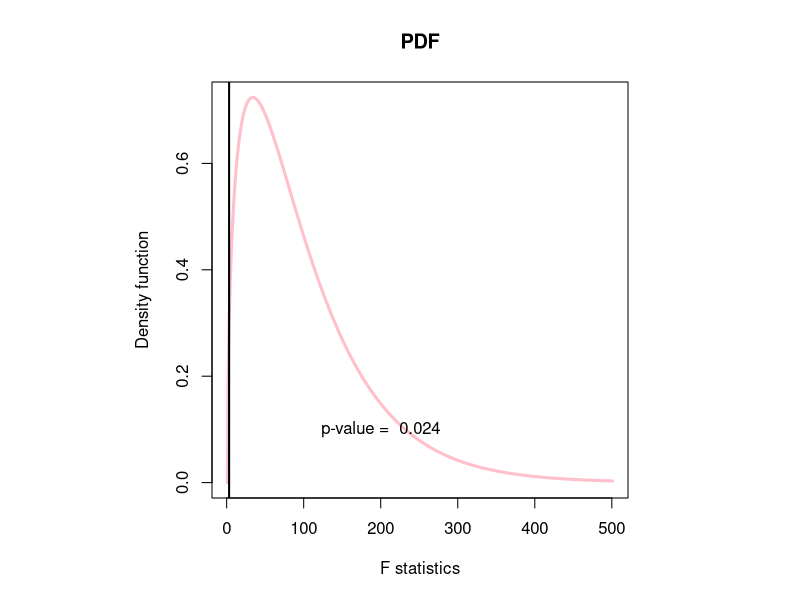
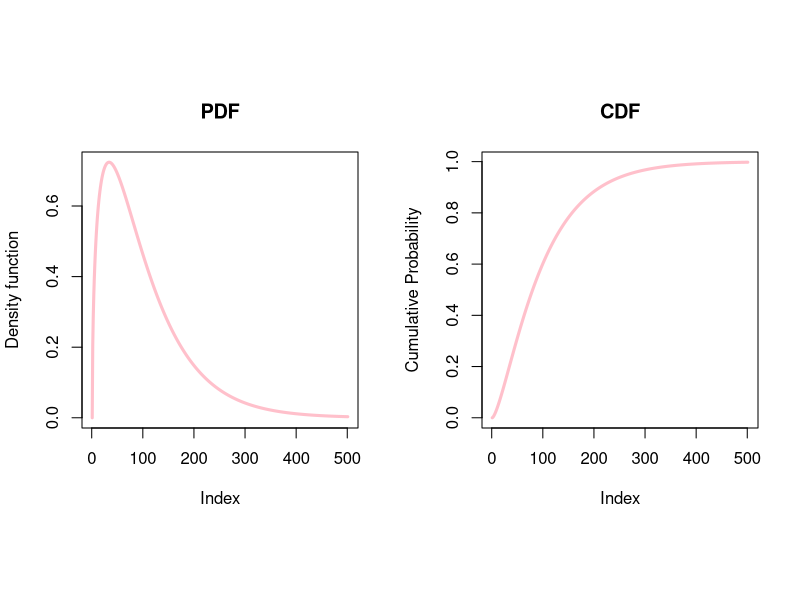
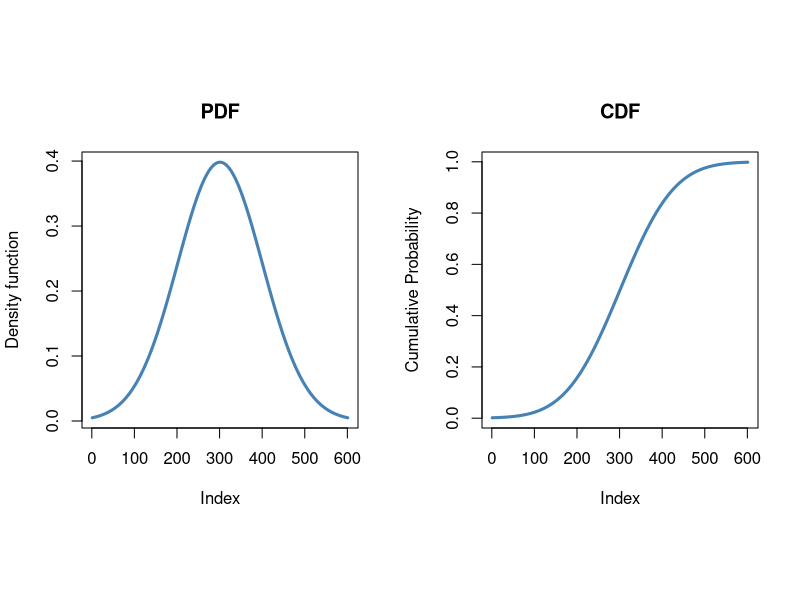

R code for these plots, in order:
## ---- chunk 1
pval <- pf(3.2,3,194, lower.tail = F)
paste("The p-val of F-stat = 3.2 under df =c(3,194) is",round(pval,4))
## ---- chunk 2
x <- seq(0,5,0.01)
PDF <- df(x,df1 = 3, df2 = 194)
par(pty="s")
plot(PDF, type = "l", col = "pink", lwd = 3, xlab = "F statistics",
     ylab = "Density function", main = "PDF")

abline(v = 3.2, lwd = 2)
text(200, 0.1, paste("p-value = ", round(pval,3)))
## ---- chunk 3
x <- seq(0,5,0.01)
PDF <- df(x,df1 = 3, df2 = 194);CDF <- pf(x,df1 = 3, df2 = 194)

par(pty="s", mfrow=c(1,2))

plot(PDF, type = "l", col = "pink", lwd = 3, ylab = "Density function", main = "PDF")
plot(CDF, type = "l", col = "pink", lwd = 3, ylab = "Cumulative Probability", main = "CDF")
## ---- chunk 4
pval1 <- 2 * pt(-2.08, 136)
pval2 <- 2 * pt(2.45, 136, lower.tail = F)
## ---- chunk 5
paste("The p-val of t-stat = -2.08 under df = 136 is",round(pval1,4))
paste("The p-val of t-stat = 2.45 under df = 136 is",round(pval2,4))
## ---- chunk 6
x2 <- seq(-3,3,0.01)
PDF2 <- dt(x2, 136)
CDF2 <- pt(x2, 136)
par(pty="s", mfrow=c(1,2))

plot(PDF2, type = "l", col = "steelblue", lwd = 3,
     ylab = "Density function", main = "PDF")

plot(CDF2, type = "l", col = "steelblue", lwd = 3, 
     ylab = "Cumulative Probability", main = "CDF")
